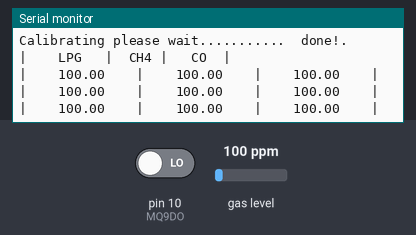
A sketch run on a simulated Arduino Uno, built with avr-gcc and run on an emulated ATmega328P. On the bench: the last lines printed to the serial monitor. The test bench sets the inputs (shaded band); at power-on: gas level 100 ppm, pin 10 (MQ9DO) LOW.

Above: at 1.2 s.
1.3 s: gas level set to 20 ppm
At 2.0 s:
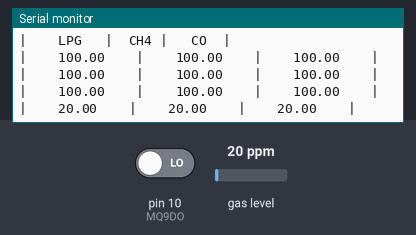
2.8 s: gas level set to 250 ppm
At 3.5 s:
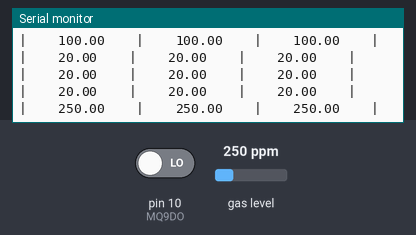
Timing chart, 0 to 5.8 s (numbered marks = the images above; inputs shaded):
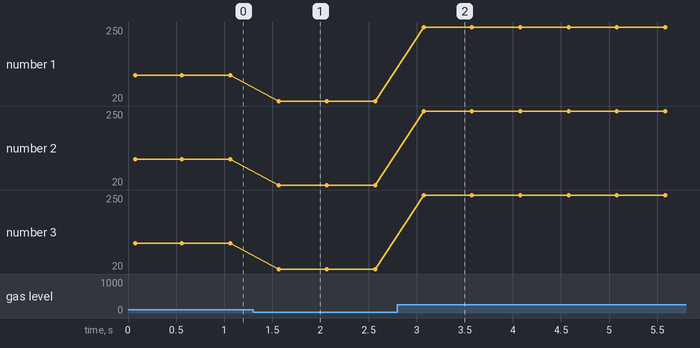

The sketch:

mq9.ino
```cpp
#include <MQUnifiedsensor.h>

int   MQ9LED = 12;
int MQ9DO = 10;
int MQ9Alarm = 0;

#define         RatioMQ9CleanAir        (9.6) //RS / R0 = 60 ppm

MQUnifiedsensor MQ9("Arduino UNO", 5, 10, A0, "MQ-9");

void initMQ9() {

  Serial.begin(9600); //Init serial port

  MQ9.setRegressionMethod(1); //_PPM =  a*ratio^b
  MQ9.setA(1000.5); MQ9.setB(-2.186); // Configurate the ecuation values to get LPG concentration

  /*
    Exponential regression:
  GAS     | a      | b
  LPG     | 1000.5 | -2.186
  CH4     | 4269.6 | -2.648
  CO      | 599.65 | -2.244
  */

  MQ9.init();

  Serial.print("Calibrating please wait.");
  float calcR0 = 0;
  for(int i = 1; i<=10; i ++)
  {
    MQ9.update(); // Update data, the arduino will be read the voltage on the analog pin
    calcR0 += MQ9.calibrate(RatioMQ9CleanAir);
    Serial.print(".");
  }
  MQ9.setR0(calcR0/10);
  Serial.println("  done!.");

  if(isinf(calcR0)) {Serial.println("Warning: Conection issue founded, R0 is infite (Open circuit detected) please check your wiring and supply"); while(1);}
  if(calcR0 == 0){Serial.println("Warning: Conection issue founded, R0 is zero (Analog pin with short circuit to ground) please check your wiring and supply"); while(1);}
  /*****************************  MQ CAlibration ********************************************/
  Serial.println("|    LPG   |  CH4 |   CO  |");
  //MQ9.serialDebug(true);
}

void checkMQ9() {
  MQ9.update(); // Update data, the arduino will be read the voltage on the analog pin
  //MQ9.readSensor(); // Sensor will read PPM concentration using the model and a and b values setted before or in the setup
  //MQ9.serialDebug(); // Will print the table on the serial port

  MQ9.setA(1000.5); MQ9.setB(-2.186); // Configurate the ecuation values to get LPG concentration
  float LPG = MQ9.readSensor(); // Sensor will read PPM concentration using the model and a and b values setted before or in the setup

  MQ9.setA(4269.6); MQ9.setB(-2.648); // Configurate the ecuation values to get LPG concentration
  float CH4 = MQ9.readSensor(); // Sensor will read PPM concentration using the model and a and b values setted before or in the setup

  MQ9.setA(599.65); MQ9.setB(-2.244); // Configurate the ecuation values to get LPG concentration
  float CO = MQ9.readSensor(); // Sensor will read PPM concentration using the model and a and b values setted before or in the setup

  Serial.print("|    "); Serial.print(LPG);
  Serial.print("    |    "); Serial.print(CH4);
  Serial.print("    |    "); Serial.print(CO);
  Serial.println("    |");

  delay(500); //Sampling frequency
}

void initLED(){
  pinMode(MQ9LED,OUTPUT);
}
/////////////////////////////////
void setup(){
  initMQ9();
}
void loop(){
  checkMQ9();
  MQ9Alarm = digitalRead(MQ9DO);
  if (MQ9Alarm == 1) digitalWrite(MQ9LED, HIGH);
  else if (MQ9Alarm == 0) digitalWrite(MQ9LED, LOW);
}
```

Measured:
- after the input at 1.3 s, the serial monitor: prints a new line after 0.26 s (image 1)
- after the input at 2.8 s, the serial monitor: prints a new line after 0.27 s (image 2)
- plotted number 1: 100 → 20 after the input at 1.3 s, 20 → 250 after the input at 2.8 s
- plotted number 2: 100 → 20 after the input at 1.3 s, 20 → 250 after the input at 2.8 s
- plotted number 3: 100 → 20 after the input at 1.3 s, 20 → 250 after the input at 2.8 s
